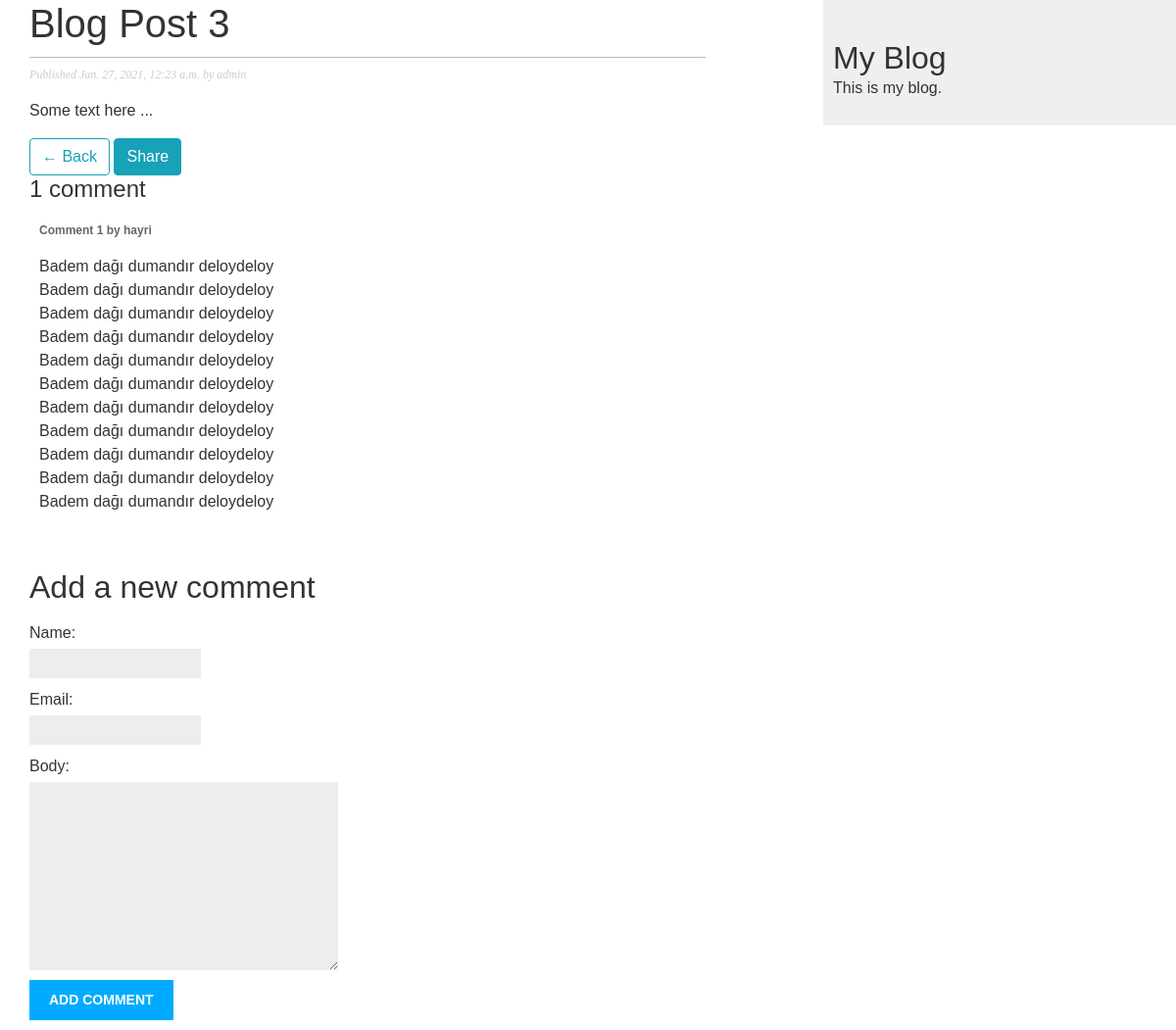
The app's page /blog/2021/1/27/blog-post-3/ with its own data.
### blog/models.py (models this page shows, shortened)
class Post(models.Model):
    STATUS_CHOICES = (
        ('draft', 'Draft'),
        ('published', 'Published')
    )
    title = models.CharField(max_length=250)
    slug = models.SlugField(max_length=250, unique_for_date='publish')
    author = models.ForeignKey(User, on_delete=models.CASCADE, related_name='blog_posts')
    body = models.TextField()
    publish = models.DateTimeField(default=timezone.now)
    created = models.DateTimeField(auto_now_add=True)
    updated = models.DateTimeField(auto_now=True)
    status = models.CharField(max_length=10,
                            choices=STATUS_CHOICES,
                            default='draft')
    class Meta:
        ordering = ('-publish', ) # append ',' to tell Python it's a tuple.
    objects = models.Manager()
    published = PublishedManager()

class Comment(models.Model):
    post = models.ForeignKey(Post, on_delete=models.CASCADE, related_name='comments')
    name = models.CharField(max_length=80)
    email = models.EmailField()
    body = models.TextField()
    created = models.DateTimeField(auto_now_add=True)
    updated = models.DateTimeField(auto_now=True)
    active = models.BooleanField(default=True)
    class Meta:
        ordering = ('created',) # ascending order (older to newer)

### blog/views.py (the view)
# urls.py: path('<int:year>/<int:month>/<int:day>/<slug:post>/', views.post_detail, name='post_detail'),
def post_detail(request, year, month, day, post):
    post = get_object_or_404(Post, slug=post,
                                    status='published',
                                    publish__year=year,
                                    publish__month=month,
                                    publish__day=day)
    comments = post.comments.filter(active=True)
    new_comment = None
    if request.method == 'POST':
        comment_form = CommentForm(data=request.POST)
        if comment_form.is_valid():
            new_comment = comment_form.save(commit=False)
            new_comment.post = post
            new_comment.save()
            comment_form = CommentForm()
            messages.success(request, 'You commented successfully')
    else:
        comment_form = CommentForm()
    return render(request, 'blog/post/detail.html',
                    {'post': post, 'comments': comments, 'new_comment': new_comment, 'comment_form': comment_form})

### blog/forms.py
class CommentForm(forms.ModelForm):
     class Meta:
         model = Comment
         fields = ('name', 'email', 'body')

### blog/templates/blog/post/detail.html (shortened to what this page needs)
{% extends 'blog/base.html' %}
{% block content %}
    <h1>{{ post.title }}</h1>
    <p class="date">
        Published {{post.publish}} by {{post.author}}
    </p>
    {{post.body|linebreaks}}
    <a href="{% url 'blog:post_list' %}" class="btn btn-outline-info">&larr; Back</a>
    <a href="{% url 'blog:post_share' post.id %}" class="btn btn-info">Share</a>
    {% with comments.count as total_comments %}
    <h4>
        {{ total_comments }} comment{{total_comments|pluralize}}
    </h4>
    {% endwith %}
    {% for comment in comments %}
        <div class="comment">
            <p class="info">
                Comment {{ forloop.counter }} by {{ comment.name }}
            </p>
            {{ comment.body|linebreaks }}
        </div>
    {% empty %}
        <p>
            There are no comments yet.
        </p>
    {% endfor %}
    <h2>Add a new comment</h2>
    <form action="" method="post">
        {{ comment_form.as_p }}
        <p><input type="submit" value="Add comment"></p>
    </form>
{% endblock %}

### blog/static/blog/css/blog.css (style rules this page uses)
body { margin:0; padding:0; font-family:helvetica, sans-serif; }
a { color:#00abff; text-decoration:none; }
h1 { font-weight:normal; border-bottom:1px solid #bbb; padding:0 0 10px 0; }
h2 { font-weight:normal; margin:30px 0 0; }
p.date { color:#ccc; font-family: georgia, serif; font-size: 12px; font-style: italic; }
label { float:left; clear:both; color:#333; margin-bottom:4px; }
input, textarea { clear:both; float:left; margin:0 0 10px; background:#ededed; border:0; padding:6px 10px; font-size:12px; }
input[type=submit] { font-weight:bold; background:#00abff; color:#fff; padding:10px 20px; font-size:14px; text-transform:uppercase; }
.comment { padding:10px; }
.comment .info { font-weight:bold; font-size:12px; color:#666; }

### records on screen
Post: title "Blog Post 3", publish "Jan. 27, 2021, 12:23 a.m.", author "admin", body "Some text here ..."
Comment: name "hayri", body "Badem dağı dumandır deloydeloy Badem dağı dumandır deloydeloy Badem dağı dumandır deloydeloy Badem dağı dumandır deloydeloy Badem dağı dumandır deloydeloy Badem dağı dumandır deloydeloy Badem dağı dumandır deloydeloy Badem dağı dumandır deloydeloy Badem dağı dumandır deloydeloy Badem dağı dumandır deloydeloy Badem dağı dumandır deloydeloy"

### other values on screen
{{ total_comments }} "1"
